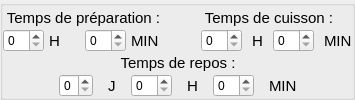
                     <widget class="QGroupBox" name="groupBox_2">
                      <property name="maximumSize">
                       <size>
                        <width>16777215</width>
                        <height>146</height>
                       </size>
                      </property>
                      <property name="title">
                       <string/>
                      </property>
                      <layout class="QHBoxLayout" name="horizontalLayout_31">
                       <property name="spacing">
                        <number>0</number>
                       </property>
                       <property name="leftMargin">
                        <number>0</number>
                       </property>
                       <property name="topMargin">
                        <number>0</number>
                       </property>
                       <property name="rightMargin">
                        <number>0</number>
                       </property>
                       <property name="bottomMargin">
                        <number>0</number>
                       </property>
                       <item>
                        <layout class="QVBoxLayout" name="verticalLayout_20">
                         <item>
                          <layout class="QHBoxLayout" name="horizontalLayout_30">
                           <property name="spacing">
                            <number>0</number>
                           </property>
                           <item>
                            <layout class="QVBoxLayout" name="verticalLayout_18">
                             <item>
                              <widget class="QLabel" name="label_4">
                               <property name="maximumSize">
                                <size>
                                 <width>16777215</width>
                                 <height>24</height>
                                </size>
                               </property>
                               <property name="font">
                                <font>
                                 <pointsize>11</pointsize>
                                </font>
                               </property>
                               <property name="text">
                                <string> Temps de préparation :</string>
                               </property>
                              </widget>
                             </item>
                             <item>
                              <layout class="QHBoxLayout" name="horizontalLayout_28">
                               <property name="spacing">
                                <number>5</number>
                               </property>
                               <item>
                                <layout class="QHBoxLayout" name="horizontalLayout_24">
                                 <item>
                                  <widget class="QSpinBox" name="hPrep">
                                   <property name="maximumSize">
                                    <size>
                                     <width>16777215</width>
                                     <height>24</height>
                                    </size>
                                   </property>
                                   <property name="buttonSymbols">
                                    <enum>QAbstractSpinBox::UpDownArrows</enum>
                                   </property>
                                   <property name="maximum">
                                    <number>24</number>
                                   </property>
                                  </widget>
                                 </item>
                                 <item>
                                  <widget class="QLabel" name="label_6">
                                   <property name="maximumSize">
                                    <size>
                                     <width>16777215</width>
                                     <height>24</height>
                                    </size>
                                   </property>
                                   <property name="font">
                                    <font>
                                     <pointsize>11</pointsize>
                                    </font>
                                   </property>
                                   <property name="text">
                                    <string>H</string>
                                   </property>
                                  </widget>
                                 </item>
                                </layout>
                               </item>
                               <item>
                                <layout class="QHBoxLayout" name="horizontalLayout_25">
                                 <item>
                                  <widget class="QSpinBox" name="minPrep">
                                   <property name="maximumSize">
                                    <size>
                                     <width>16777215</width>
                                     <height>24</height>
                                    </size>
                                   </property>
                                   <property name="maximum">
                                    <number>55</number>
                                   </property>
                                   <property name="singleStep">
                                    <number>5</number>
                                   </property>
                                  </widget>
                                 </item>
                                 <item>
                                  <widget class="QLabel" name="label_7">
                                   <property name="maximumSize">
                                    <size>
                                     <width>16777215</width>
                                     <height>24</height>
                                    </size>
                                   </property>
                                   <property name="font">
                                    <font>
                                     <pointsize>11</pointsize>
                                    </font>
                                   </property>
                                   <property name="text">
                                    <string>MIN</string>
                                   </property>
                                  </widget>
                                 </item>
                                </layout>
                               </item>
                              </layout>
                             </item>
                            </layout>
                           </item>
                           <item>
                            <spacer name="horizontalSpacer_10">
                             <property name="orientation">
                              <enum>Qt::Horizontal</enum>
                             </property>
                             <property name="sizeHint" stdset="0">
                              <size>
                               <width>40</width>
                               <height>20</height>
                              </size>
                             </property>
                            </spacer>
                           </item>
                           <item>
                            <layout class="QVBoxLayout" name="verticalLayout_19">
                             <item>
                              <widget class="QLabel" name="label_5">
                               <property name="maximumSize">
                                <size>
                                 <width>16777215</width>
                                 <height>24</height>
                                </size>
                               </property>
                               <property name="font">
                                <font>
                                 <pointsize>11</pointsize>
                                </font>
                               </property>
                               <property name="text">
                                <string> Temps de cuisson :</string>
                               </property>
                              </widget>
                             </item>
                             <item>
                              <layout class="QHBoxLayout" name="horizontalLayout_29">
                               <property name="spacing">
                                <number>10</number>
                               </property>
                               <item>
                                <layout class="QHBoxLayout" name="horizontalLayout_26">
                                 <item>
                                  <widget class="QSpinBox" name="hCuis">
                                   <property name="maximumSize">
                                    <size>
                                     <width>16777215</width>
                                     <height>24</height>
                                    </size>
                                   </property>
                                   <property name="maximum">
                                    <number>24</number>
                                   </property>
                                  </widget>
                                 </item>
                                 <item>
                                  <widget class="QLabel" name="label_9">
                                   <property name="maximumSize">
                                    <size>
                                     <width>16777215</width>
                                     <height>24</height>
                                    </size>
                                   </property>
                                   <property name="font">
                                    <font>
                                     <pointsize>11</pointsize>
                                    </font>
                                   </property>
                                   <property name="text">
                                    <string>H</string>
                                   </property>
                                  </widget>
                                 </item>
                                </layout>
                               </item>
                               <item>
                                <layout class="QHBoxLayout" name="horizontalLayout_27">
                                 <item>
                                  <widget class="QSpinBox" name="minCuis">
                                   <property name="maximumSize">
                                    <size>
                                     <width>16777215</width>
                                     <height>24</height>
                                    </size>
                                   </property>
                                   <property name="maximum">
                                    <number>55</number>
                                   </property>
                                   <property name="singleStep">
                                    <number>5</number>
                                   </property>
                                  </widget>
                                 </item>
                                 <item>
                                  <widget class="QLabel" name="label_8">
                                   <property name="maximumSize">
                                    <size>
                                     <width>16777215</width>
                                     <height>24</height>
                                    </size>
                                   </property>
                                   <property name="font">
                                    <font>
                                     <pointsize>11</pointsize>
                                    </font>
                                   </property>
                                   <property name="text">
                                    <string>MIN</string>
                                   </property>
                                  </widget>
                                 </item>
                                </layout>
                               </item>
                              </layout>
                             </item>
                            </layout>
                           </item>
                          </layout>
                         </item>
                         <item>
                          <layout class="QHBoxLayout" name="horizontalLayout_23">
                           <item>
                            <spacer name="horizontalSpacer_8">
                             <property name="orientation">
                              <enum>Qt::Horizontal</enum>
                             </property>
                             <property name="sizeHint" stdset="0">
                              <size>
                               <width>40</width>
                               <height>20</height>
                              </size>
                             </property>
                            </spacer>
                           </item>
                           <item>
                            <layout class="QVBoxLayout" name="verticalLayout_17">
                             <item>
                              <widget class="QLabel" name="label_13">
                               <property name="maximumSize">
                                <size>
                                 <width>16777215</width>
                                 <height>28</height>
                                </size>
                               </property>
                               <property name="font">
                                <font>
                                 <pointsize>11</pointsize>
                                </font>
                               </property>
                               <property name="text">
                                <string>&lt;html&gt;&lt;head/&gt;&lt;body&gt;&lt;p align=&quot;center&quot;&gt;Temps de repos :&lt;/p&gt;&lt;/body&gt;&lt;/html&gt;</string>
                               </property>
                              </widget>
                             </item>
                             <item>
                              <layout class="QHBoxLayout" name="horizontalLayout_22">
                               <property name="spacing">
                                <number>15</number>
                               </property>
                               <item>
                                <layout class="QHBoxLayout" name="horizontalLayout_19">
                                 <item>
                                  <widget class="QSpinBox" name="jRep">
                                   <property name="maximumSize">
                                    <size>
                                     <width>16777215</width>
                                     <height>24</height>
                                    </size>
                                   </property>
                                   <property name="maximum">
                                    <number>7</number>
                                   </property>
                                  </widget>
                                 </item>
                                 <item>
                                  <widget class="QLabel" name="label_12">
                                   <property name="maximumSize">
                                    <size>
                                     <width>16777215</width>
                                     <height>24</height>
                                    </size>
                                   </property>
                                   <property name="font">
                                    <font>
                                     <pointsize>11</pointsize>
                                    </font>
                                   </property>
                                   <property name="text">
                                    <string>J</string>
                                   </property>
                                  </widget>
                                 </item>
                                </layout>
                               </item>
                               <item>
                                <layout class="QHBoxLayout" name="horizontalLayout_20">
                                 <item>
                                  <widget class="QSpinBox" name="hRep">
                                   <property name="maximumSize">
                                    <size>
                                     <width>16777215</width>
                                     <height>24</height>
                                    </size>
                                   </property>
                                   <property name="maximum">
                                    <number>23</number>
                                   </property>
                                  </widget>
                                 </item>
                                 <item>
                                  <widget class="QLabel" name="label_11">
                                   <property name="maximumSize">
                                    <size>
                                     <width>16777215</width>
                                     <height>24</height>
                                    </size>
                                   </property>
                                   <property name="font">
                                    <font>
                                     <pointsize>11</pointsize>
                                    </font>
                                   </property>
                                   <property name="text">
                                    <string>H</string>
                                   </property>
                                  </widget>
                                 </item>
                                </layout>
                               </item>
                               <item>
                                <layout class="QHBoxLayout" name="horizontalLayout_21">
                                 <item>
                                  <widget class="QSpinBox" name="minRep">
                                   <property name="maximumSize">
                                    <size>
                                     <width>16777215</width>
                                     <height>24</height>
                                    </size>
                                   </property>
                                   <property name="maximum">
                                    <number>55</number>
                                   </property>
                                   <property name="singleStep">
                                    <number>5</number>
                                   </property>
                                  </widget>
                                 </item>
                                 <item>
                                  <widget class="QLabel" name="label_10">
                                   <property name="maximumSize">
                                    <size>
                                     <width>16777215</width>
                                     <height>24</height>
                                    </size>
                                   </property>
                                   <property name="font">
                                    <font>
                                     <pointsize>11</pointsize>
                                    </font>
                                   </property>
                                   <property name="text">
                                    <string>MIN</string>
                                   </property>
                                  </widget>
                                 </item>
                                </layout>
                               </item>
                              </layout>
                             </item>
                            </layout>
                           </item>
                           <item>
                            <spacer name="horizontalSpacer_9">
                             <property name="orientation">
                              <enum>Qt::Horizontal</enum>
                             </property>
                             <property name="sizeHint" stdset="0">
                              <size>
                               <width>40</width>
                               <height>20</height>
                              </size>
                             </property>
                            </spacer>
                           </item>
                          </layout>
                         </item>
                        </layout>
                       </item>
                      </layout>
                     </widget>
